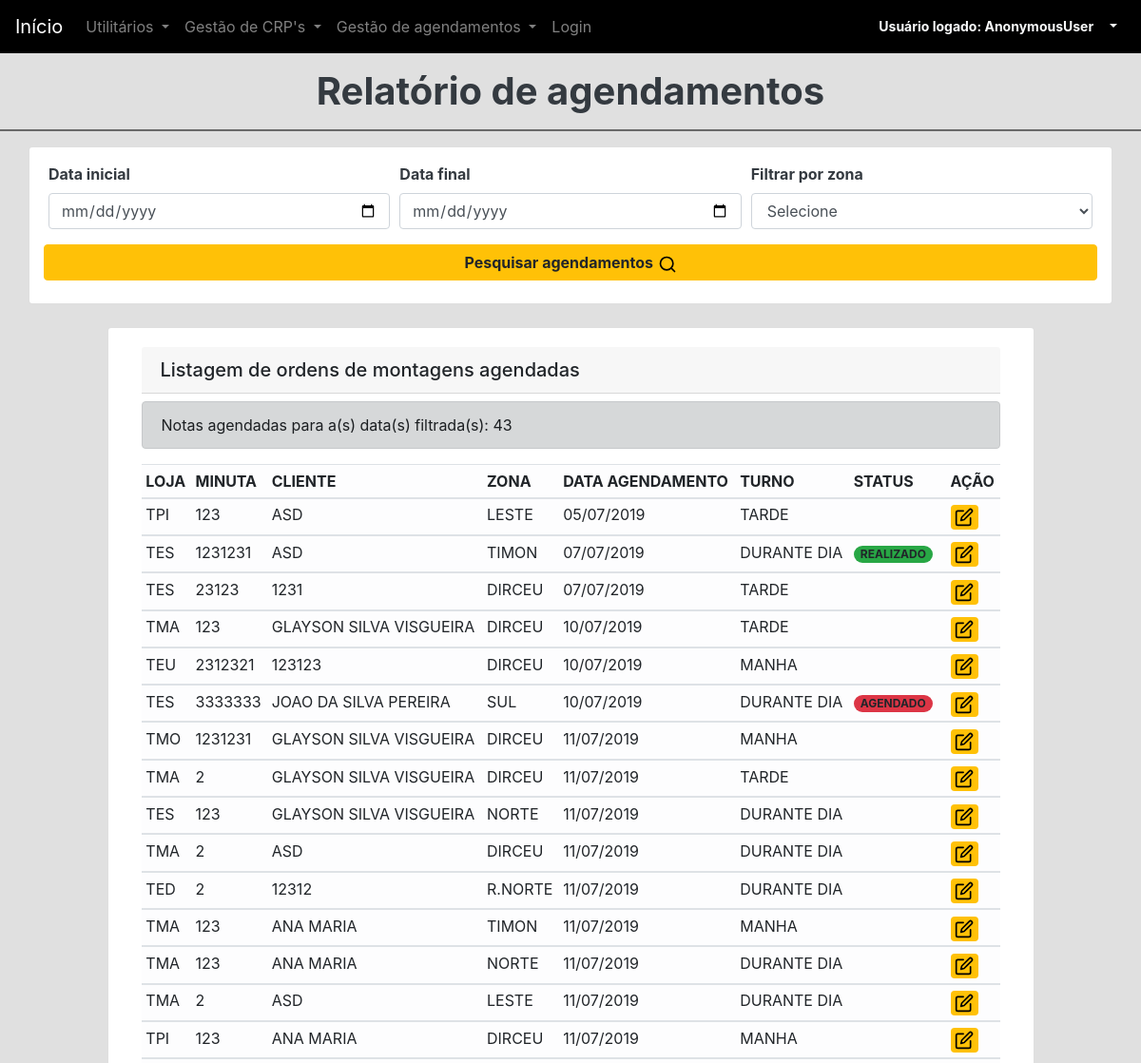
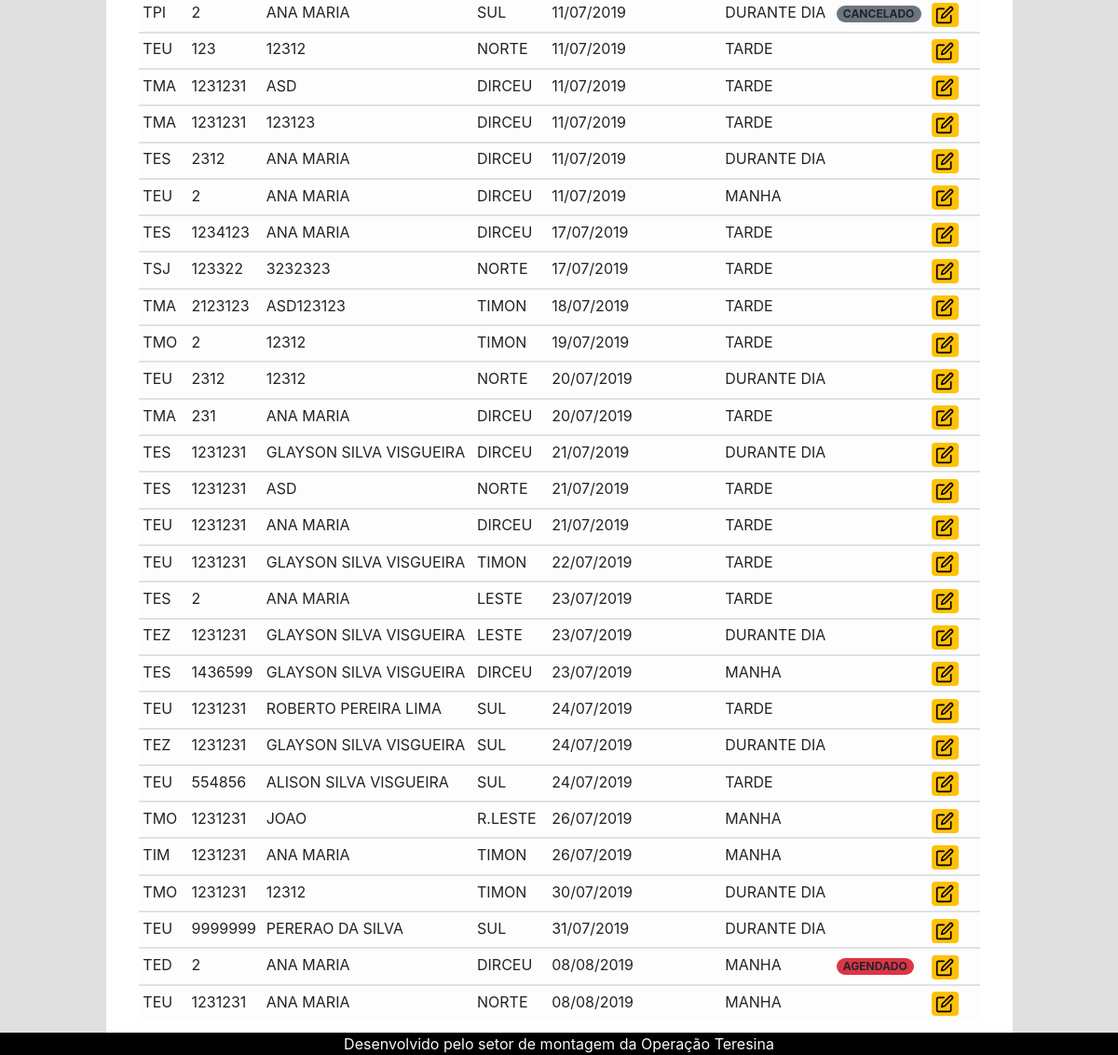
/listar-agendamentos/, run on an earlier commit of the app's database (2 pictures, top to bottom).
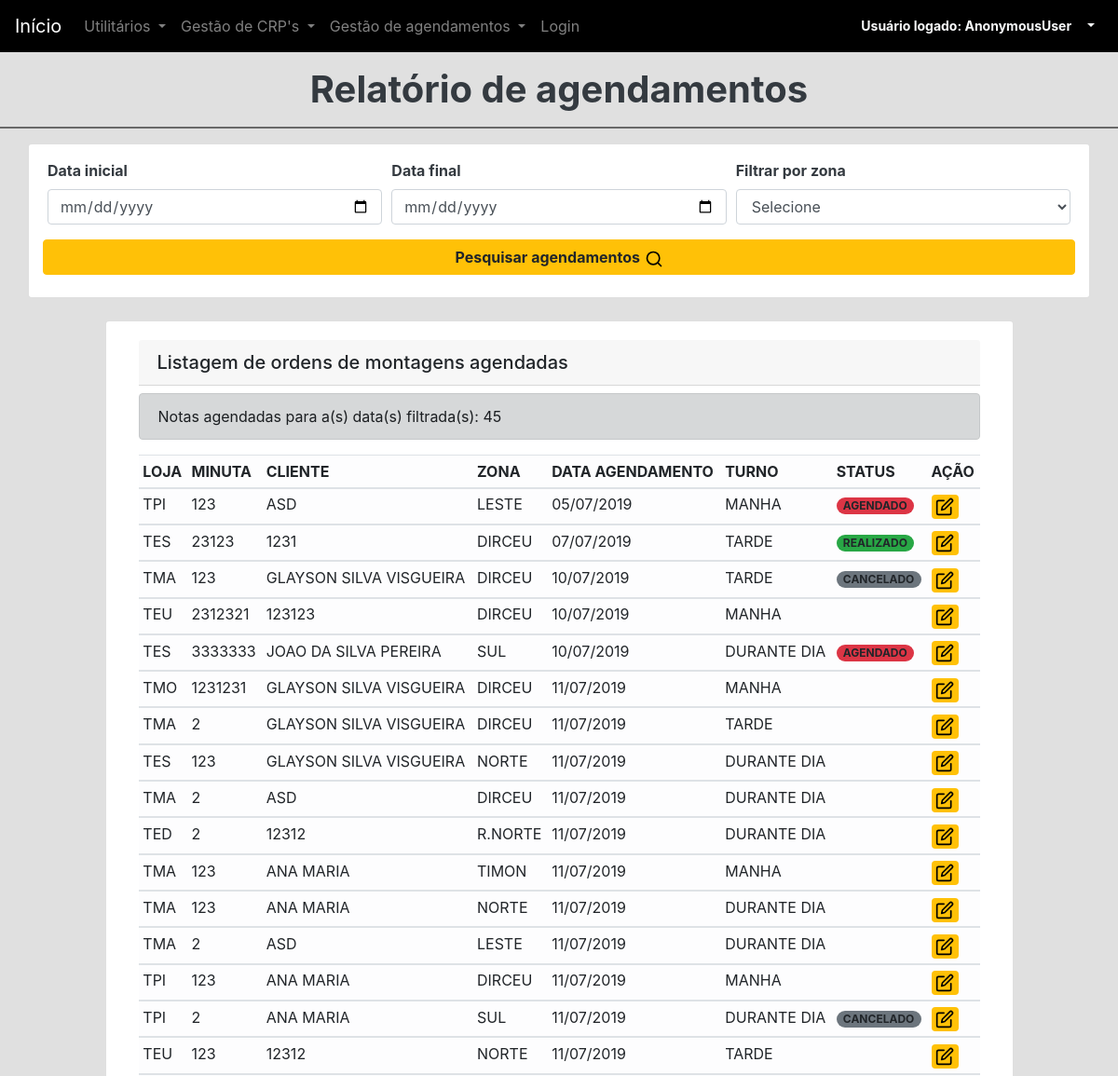
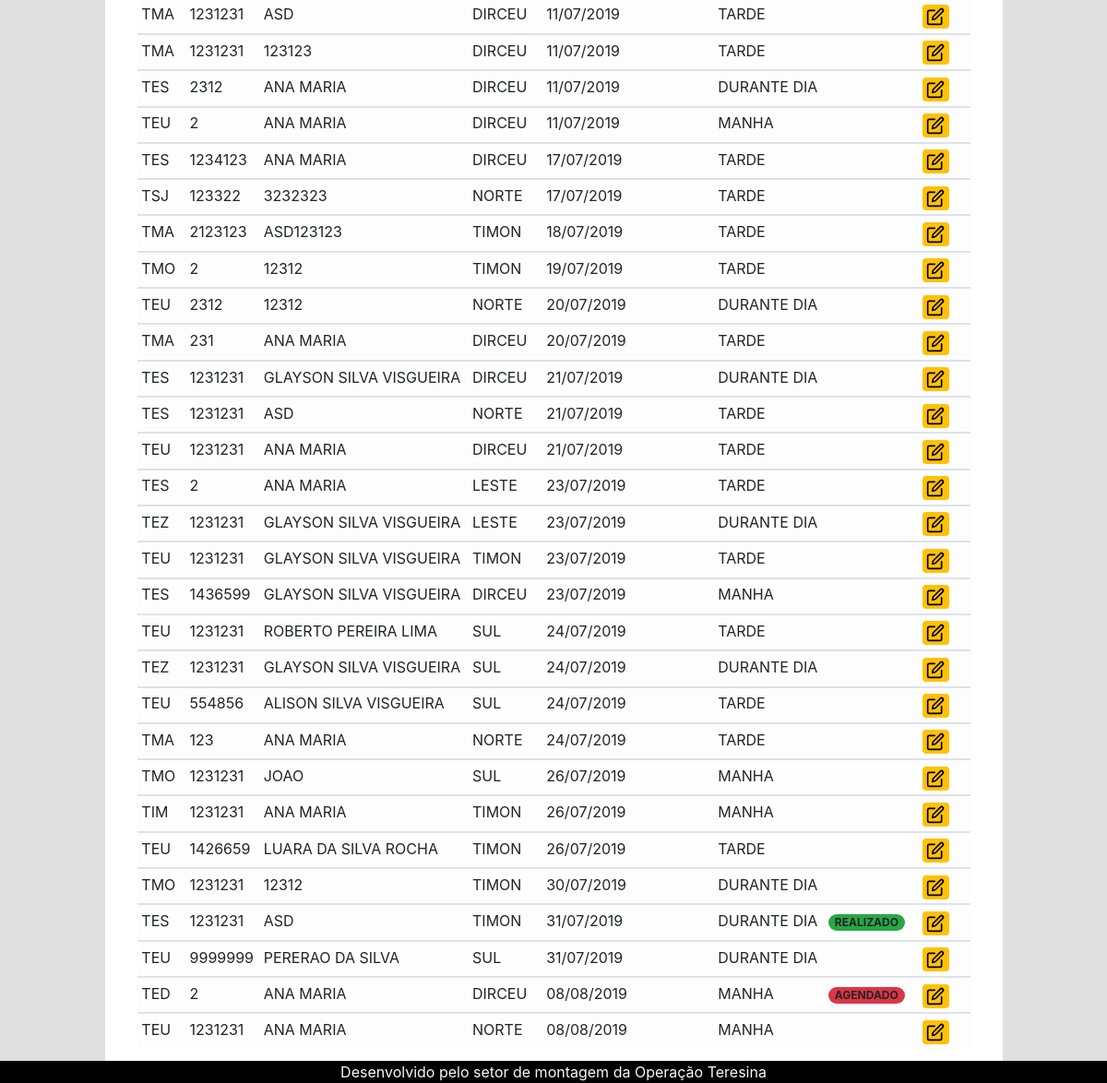
And on a later commit of the database (2 pictures, top to bottom).
### montagem/models.py (models this page shows, shortened)
class Minuta(models.Model):
	id = models.AutoField(primary_key=True)
	loja = models.CharField('Loja:', choices=LOJAS,max_length = 3, blank=False)
	numMinuta = models.CharField('Minuta:', max_length = 7, blank=False)
	cliente = models.CharField('Cliente:', max_length = 150, blank = False)
	created_at = models.DateTimeField('Criado em',auto_now_add = True)
	updated_at = models.DateTimeField('Atualizado em',auto_now = True)
	zona = models.CharField('Zona:', choices=ZONAS,max_length = 8, blank=False)
	dataAgendamento = models.DateField('Data de agendamento:', blank=False)
	turnoAgendamento = models.CharField('Turno de agendamento:', choices=TURNO_DISPONIVEL,max_length = 11, blank=False,default='DURANTE DIA')
	status = models.CharField('Status de montagem:', choices=STATUS,max_length = 9, blank=True)
	class Meta:
		verbose_name = "Minuta"
		verbose_name_plural = "Minutas"
		ordering = ['id','loja','numMinuta','cliente']

### core/views.py (the view, shortened to what this page needs)
# urls.py: path('listar-agendamentos/',views.listarAgendamentos, name="listarAgendamentos"),
def listarAgendamentos(request):
    agendamentos = Minuta.objects.all().order_by('dataAgendamento')
    agendamentos_norte = Minuta.objects.filter(zona='NORTE')
    agendamentos_sul = Minuta.objects.filter(zona='SUL')
    agendamentos_dirceu = Minuta.objects.filter(zona='DIRCEU')
    agendamentos_leste = Minuta.objects.filter(zona='LESTE')
    agendamentos_timon = Minuta.objects.filter(zona='TIMON')
    qtdNorte = Minuta.objects.filter(zona='NORTE').count()
    contadorAgendamentos = Minuta.objects.all().count()
    qtdDirceu = Minuta.objects.filter(zona='DIRCEU').count()
    qtdTimon = Minuta.objects.filter(zona='TIMON').count()
    qtdLeste = Minuta.objects.filter(zona='LESTE').count()
    template_name = 'listar-agendamentos.html'
    data_inicio_query = request.GET.get('date_min')
    data_final_query = request.GET.get('date_max')
    zona_escolhida = request.GET.get('zona_escolhida')
    if is_valid_queryparam(data_final_query):
        agendamentos = agendamentos.filter(dataAgendamento__lte=data_final_query)
    context = {
        'agendamentos': agendamentos,
        'agendamentos_norte' :agendamentos_norte,
        'agendamentos_sul' :agendamentos_sul,
        'agendamentos_dirceu' :agendamentos_dirceu,
        'agendamentos_leste' :agendamentos_leste,
        'agendamentos_timon' :agendamentos_timon,
        'qtdNorte': qtdNorte,
        'contadorAgendamentos':contadorAgendamentos,
        'qtdDirceu': qtdDirceu,
        'qtdTimon': qtdTimon,
        'qtdLeste': qtdLeste,
    }
    return render(request, template_name, context)

### core/views.py (called while the page is built)
def is_valid_queryparam(param):
    return param != '' and param is not None

### core/templates/listar-agendamentos.html (shortened to what this page needs)
{% extends "base.html" %}
{% load static %}
{% block content %}
<div class="container">
	<h1 class="col text-dark text-center"><strong>Relatório de agendamentos</strong></h1>
</div>
<hr style="
      background-color: #6E6E6E;
      height: 1px;">
<div class="container card">
	<form>
		<div class="form-row mx-auto mt-3">
			<div class="col-4 ">
				<label class="text-dark " for="publishDateMin"><strong>Data inicial</strong></label>
				<input type="date" class="form-control" id="publishDateMin" name="date_min">
			</div>
			<div class="col-4">
				<label class="text-dark" for="publishDateMax"><strong>Data final</strong></label>
				<input type="date" class="form-control" id="publishDateMax" name="date_max">
			</div>
			<div class="col-4">
				<div class="form-group">
					<label class="text-dark" for="exampleFormControlSelect1"><strong>Filtrar por zona</strong></label>
					<select class="form-control" id="exampleFormCo2trolSelect1" name="zona_escolhida">
						<option value="">Selecione</option>
					</select>
				</div>
			</div>
			<button type="submit" class="btn btn-warning btn-block"><strong>Pesquisar agendamentos</strong>&nbsp;<img src="/static/feather/search.svg" alt="edit" class="icone"></button>
		</form>
	</div><br>
<div class="container-fluid mt-4">
	<div class="col-10 table-responsive mx-auto card">
		<div class="card-body">
			<h5 class="card-header">Listagem de ordens de montagens agendadas</h5>
		<div class="alert alert-dark mt-2" role="alert">
			Notas agendadas para a(s) data(s) filtrada(s): {{contadorAgendamentos}}
		</div>
		<table class="table table-sm table-hover table-light">
			<thead>
				<tr>
					<th scope="col ">LOJA</th>
					<th scope="col">MINUTA</th>
					<th scope="col">CLIENTE</th>
					<th scope="col">ZONA</th>
					<th scope="col">DATA AGENDAMENTO</th>
					<th scope="col">TURNO</th>
					<th scope="col">STATUS</th>
					<th scope="col">AÇÃO</th>
				</tr>
			</thead>
			<tbody>
				<tr>
					{% for agendamento in agendamentos %}
					<td>{{ agendamento.loja }}</td>
					<td>{{ agendamento.numMinuta }}</td>
					<td>{{ agendamento.cliente|upper }}</td>
					<td>{{ agendamento.zona }}</td>
					<td>{{ agendamento.dataAgendamento|date:"d/m/Y" }}</td>
					<td>{{ agendamento.turnoAgendamento }}</td>
					<td>
						{% if agendamento.status == "REALIZADO" %}
						<a class="badge badge-pill badge-success mx-auto">{{ agendamento.status}}</a>
						{% elif agendamento.status == "AGENDADO" %}
						<a class="badge badge-pill badge-danger mx-auto">{{ agendamento.status}}</a>
						{% else %}
						<a class="badge badge-pill badge-secondary mx-auto">{{ agendamento.status}}</a>
						{% endif%}
					</td>
					<td><a href="{% url 'editarAgendamento' pk=agendamento.pk %}" class="badge badge-warning" data-toggle="tooltip" data-placement="top" title="Editar agendamento"><img src="/static/feather/edit.svg" alt="edit" class="icone"></a>&nbsp;<a href="#" class="badge badge-warning"></a></td>
				</tr>
			</tbody>{% endfor %}
		</table>
	</div>
</div>
{% endblock %}

### core/templates/base.html (shortened to what this page needs)
<!doctype html>
{% load static %}
<html lang="pt-br">
<head>
  <link rel="stylesheet" href="{% static 'css/bootstrap.min.css' %}" />
</head>
<body class="background-site">
  <nav class="navbar navbar-expand-lg navbar-dark fixed-top" style="background-color: #000000;">
  <a class="navbar-brand" href="{% url 'home' %}">Início</a>
  <div class="collapse navbar-collapse" id="conteudoNavbarSuportado">
    <ul class="navbar-nav mr-auto">
      <li class="nav-item dropdown">
        <a class="nav-link dropdown-toggle" href="#" id="navbarDropdown" role="button" data-toggle="dropdown" aria-haspopup="true" aria-expanded="false">
          Utilitários
        </a>
      </li>
      <li class="nav-item dropdown">
        <a class="nav-link dropdown-toggle" href="#" id="navbarDropdown" role="button" data-toggle="dropdown" aria-haspopup="true" aria-expanded="false">
          Gestão de CRP's
        </a>
      </li>
       <li class="nav-item dropdown">
        <a class="nav-link dropdown-toggle" href="#" id="navbarDropdown" role="button" data-toggle="dropdown" aria-haspopup="true" aria-expanded="false">
          Gestão de agendamentos
        </a>
      </li>
      <li class="nav-item">
        <a class="nav-link" href="{% url 'login' %}">Login</a>
      </li>
    </ul>
  </div>
  <div class="dropdown">
    <a class="btn btn-sm dropdown-toggle font-weight-bold text-light" style="background-color: #000000;" href="#" role="button" id="dropdownMenuLink" data-toggle="dropdown" aria-haspopup="true" aria-expanded="false">
      &nbsp;&nbsp;&nbsp;<img src="/static/feather/user-check.svg" style="background-color: #000000;" alt="user-check" class="icone">&nbsp;&nbsp;&nbsp;Usuário logado:&nbsp;{{user|capfirst}}&nbsp;&nbsp;&nbsp;
    </a>
  </div>
</nav>
<br/><br/><br/>
{% block content %} {% endblock %}
<footer class="footer fixed-bottom" style="background-color: #000000;">
  <div class="text-center text-light">Desenvolvido pelo setor de montagem da Operação Teresina
  </div>
</footer>
</body>
</html>

### core/templates/base.html (style rules this page uses)
.icone { width:20px; }
.background-site { background: #E0E0E0; background-repeat: repeat; background-size:100%; }
footer { width: 100%; bottom:0; }

What changed in the data, as far as the page shows it:
changed Minuta (number 1 of 45 on the later page): turnoAgendamento "TARDE" → "MANHA"; status (not shown) → "AGENDADO"
changed Minuta (number 2 of 45 on the later page): status (not shown) → "REALIZADO"
changed Minuta (number 3 of 45 on the later page): status (not shown) → "CANCELADO"
changed Minuta (number 32 of 45 on the later page): dataAgendamento "22/07/2019" → "23/07/2019"; moves down the list
added Minuta: loja "TMA", numMinuta "123", cliente "ANA MARIA", zona "NORTE", dataAgendamento "24/07/2019", turnoAgendamento "TARDE"
changed Minuta "JOAO": zona "R.LESTE" → "SUL"
added Minuta: loja "TEU", numMinuta "1426659", cliente "LUARA DA SILVA ROCHA", zona "TIMON", dataAgendamento "26/07/2019", turnoAgendamento "TARDE"
changed Minuta (number 42 of 45 on the later page): dataAgendamento "07/07/2019" → "31/07/2019"; moves down the list
Also different on the page:
{{ contadorAgendamentos }}: "43" → "45"
